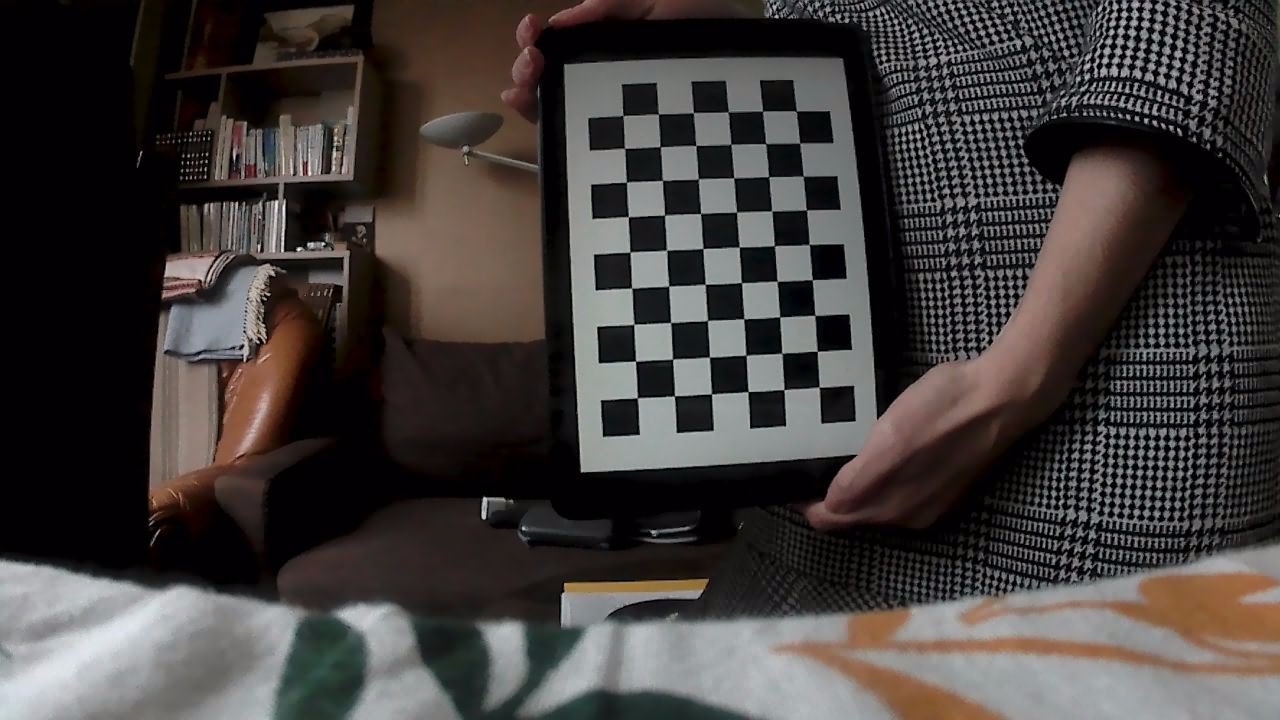
#> input picture images/Photo0.jpg, 1280 x 720 px; its folder holds only this picture in this run
$ python -i Calibration.py   (imports and definitions only)
#> lines starting #> are read from the running program, lines starting #| are printed output that depends on the picture
#> further down, picture is the input picture: shape (720, 1280, 3); mean B, G, R 59.8, 61.3, 66.2
"""Librerie utilizzate di supporto alle funzioni cui sotto :
- OpenCV
- Numpy
- Glob , che permette di gestire file presenti in una medesima
cartella che rispecchiano il medesimo pattern ( nel nome )
    """

import cv2
import numpy as np
import glob


"""Permette di normalizzare l'immagine , riducendo
le differenze di luce presenti all'interno della scacchiera
e rimuovendo parzialmente il problema delle ombre """
def normalization(image):

    hh, ww = image.shape[:2]


    # illumination normalize
    ycrcb = cv2.cvtColor(image, cv2.COLOR_BGR2YCrCb)
#> ycrcb: shape (720, 1280, 3); mean of channels 0, 1, 2 62.6, 130.6, 126.3

    # separate channels
    y, cr, cb = cv2.split(ycrcb)
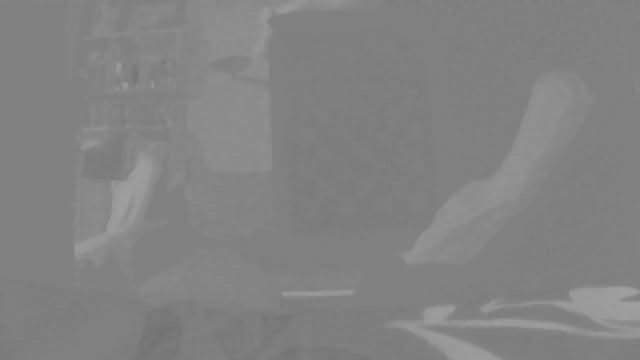
#> cr: shape (720, 1280) (shown at 1/2 size); min 113, max 161, mean 130.6
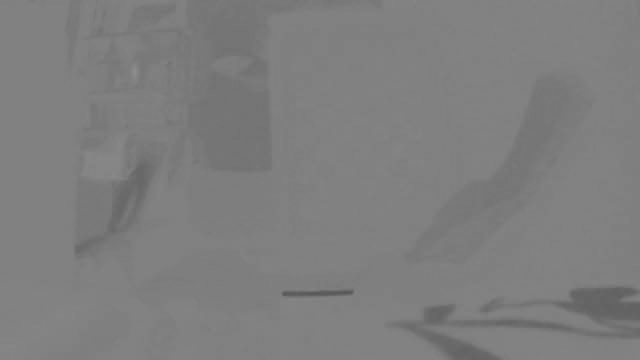
#> cb: shape (720, 1280) (shown at 1/2 size); min 86, max 142, mean 126.3

    # get background which paper says (gaussian blur using standard deviation 5 pixel for 300x300 size image)
    # account for size of input vs 300
    sigma = int(5 * hh / 300)
    gaussian = cv2.GaussianBlur(y, (0, 0), sigma, sigma)
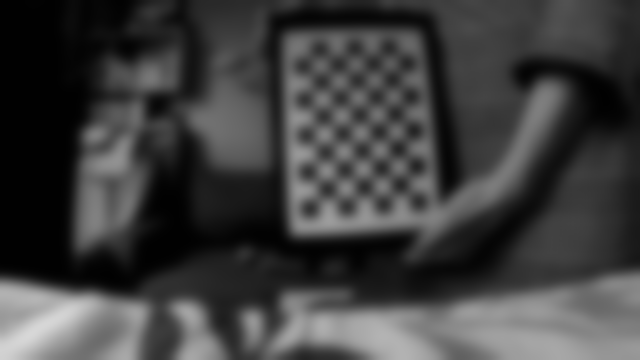
#> gaussian: shape (720, 1280) (shown at 1/2 size); min 1, max 215, mean 62.6

    # subtract background from Y channel
    y = (y - gaussian + 100)

    # merge channels back
    ycrcb = cv2.merge([y, cr, cb])
#> ycrcb: shape (720, 1280, 3); mean of channels 0, 1, 2 100.1, 130.6, 126.3

    # convert to BGR
    output = cv2.cvtColor(ycrcb, cv2.COLOR_YCrCb2BGR)
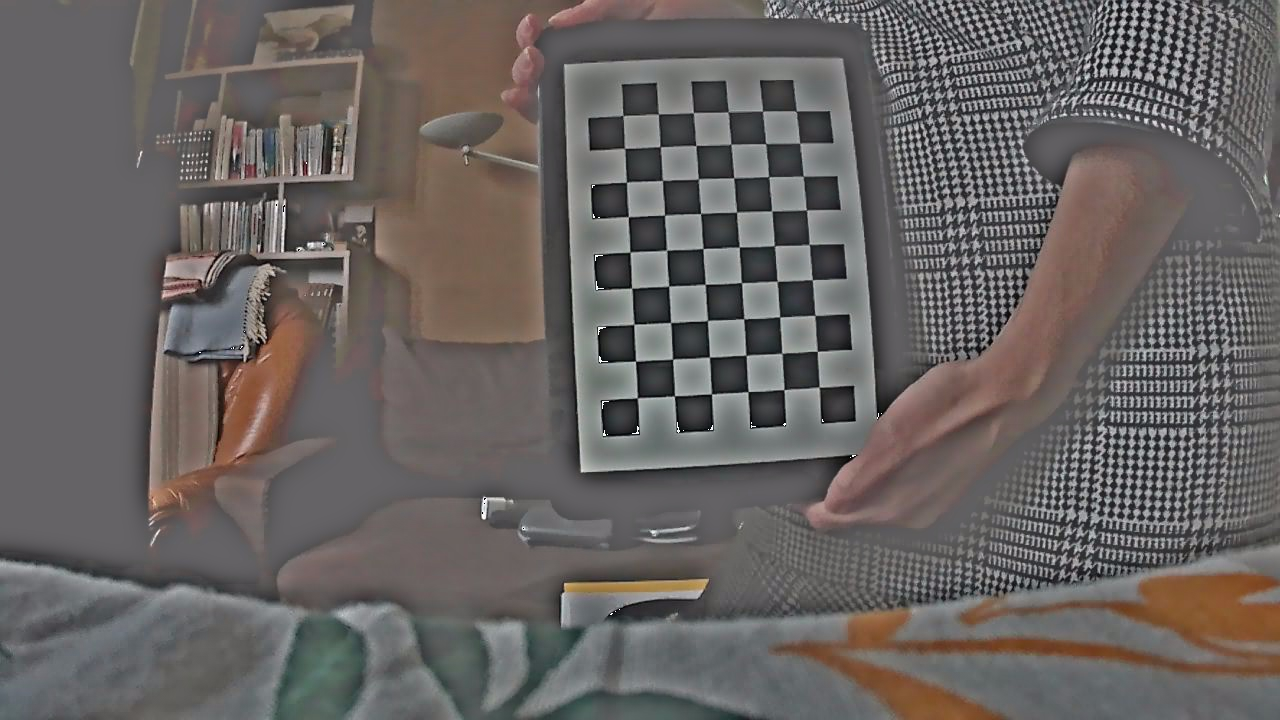
#> output: shape (720, 1280, 3); mean B, G, R 97.2, 98.8, 103.7
    return output


"""Permette di creare un set di immagini utili per la calibrazione
della camera , all'interno della quali dovrà comparire la scacchiera per
la calibrazione """
# [18 lines left out: function save_img_for_calibration, not called in this run]

"""Effettua la calibrazione della camera , restituendo una serie di
parametri utili per rimuovere la distorsione dall'immagine"""
# [48 lines left out: function camera_calibration, not called in this run]


"""Rimuove la distorsione dalla camera """
# [5 lines left out: function undistort, not called in this run]

>>> import cv2
>>> picture = cv2.imread('images/Photo0.jpg')
>>> result = normalization(picture)

$ run again, on images/Photo1.jpg
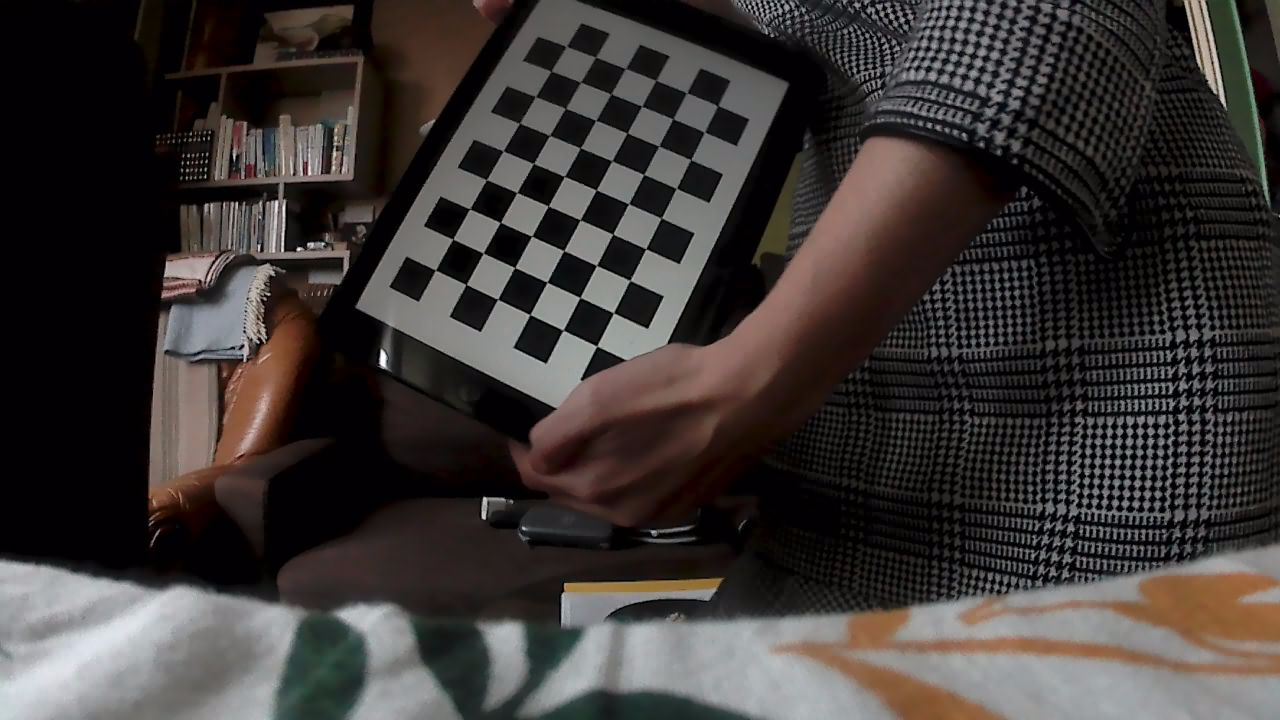
#> input picture images/Photo1.jpg, 1280 x 720 px
#> picture is the input picture: shape (720, 1280, 3); mean B, G, R 53.7, 55.5, 60.6
#> in normalization, `y, cr, cb = cv2.split(ycrcb)`:
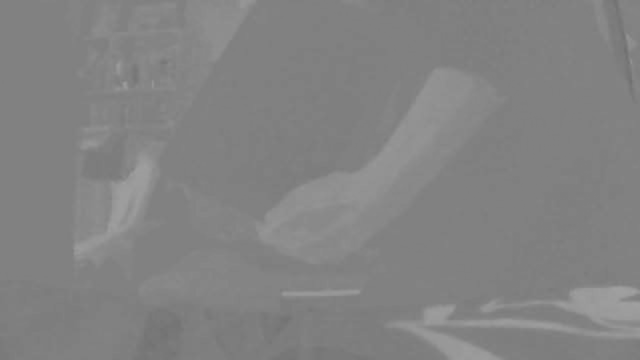
#> cr: shape (720, 1280) (shown at 1/2 size); min 111, max 162, mean 130.8
#> in normalization, `output = cv2.cvtColor(ycrcb, cv2.COLOR_YCrCb2BGR)`:
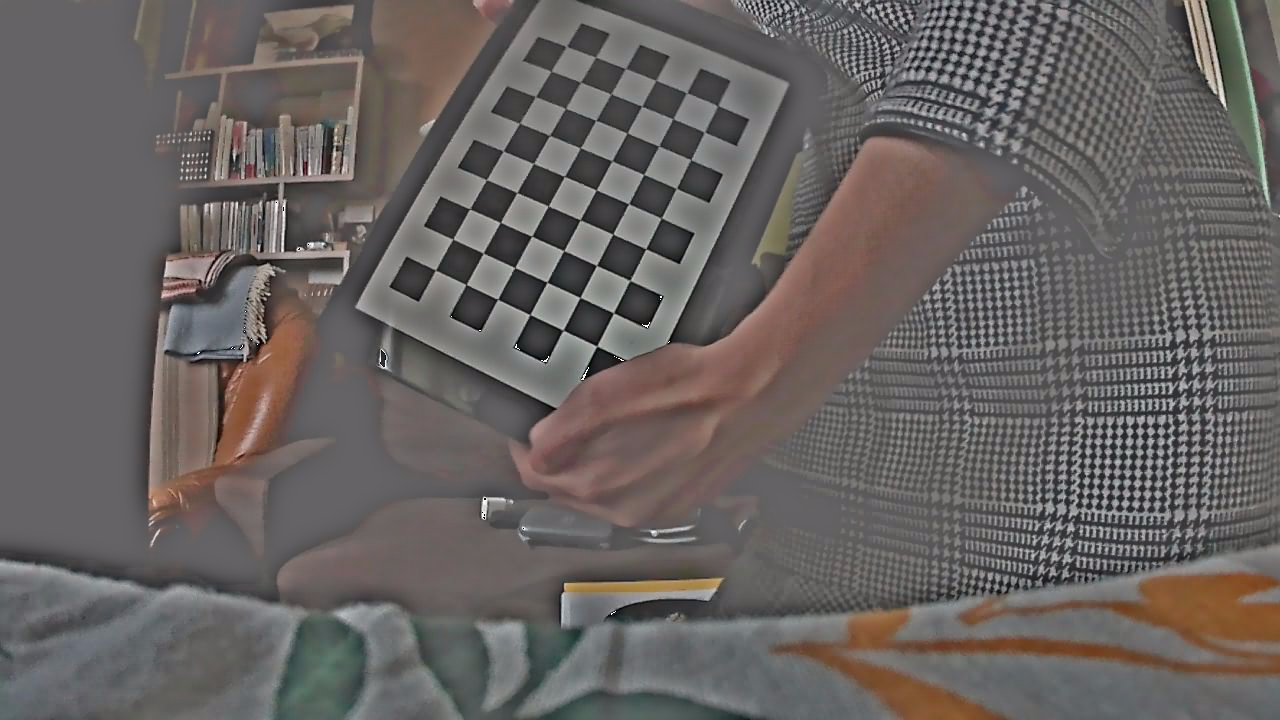
#> output: shape (720, 1280, 3); mean B, G, R 96.9, 98.7, 103.8

$ run again, on images/Photo10.jpg
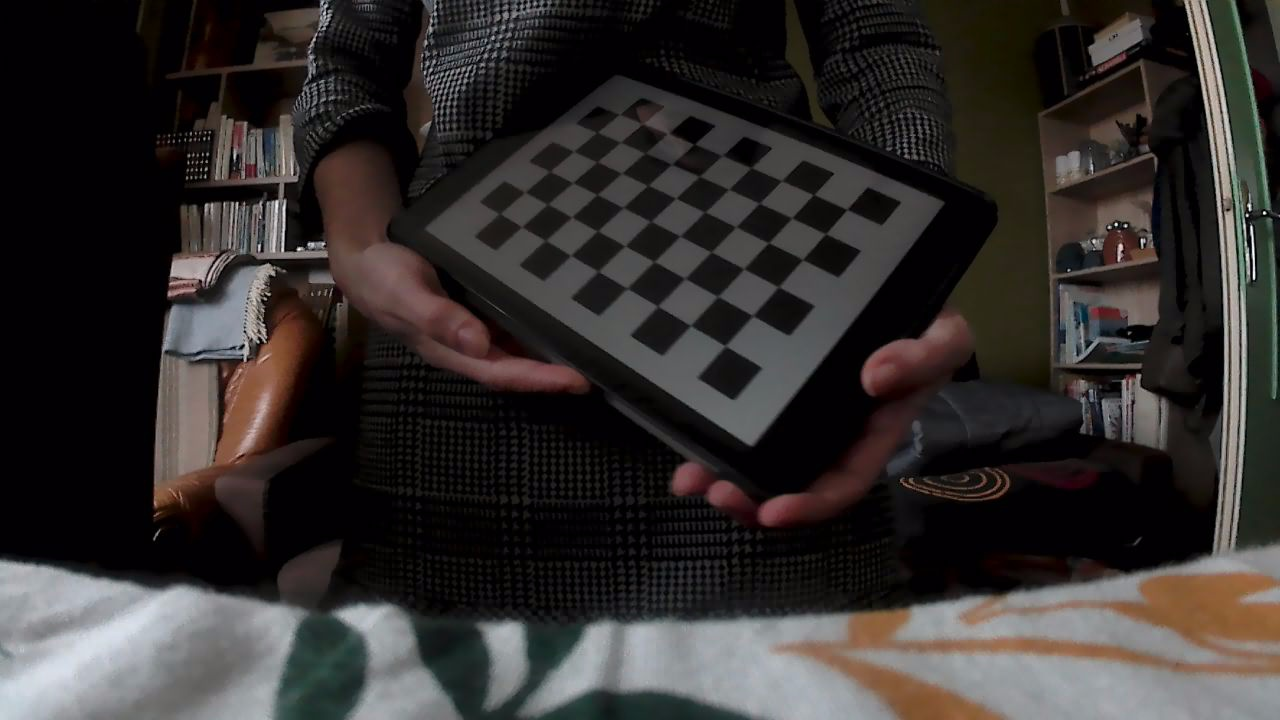
#> input picture images/Photo10.jpg, 1280 x 720 px
#> picture is the input picture: shape (720, 1280, 3); mean B, G, R 45.7, 47, 50.9
#> in normalization, `y, cr, cb = cv2.split(ycrcb)`:
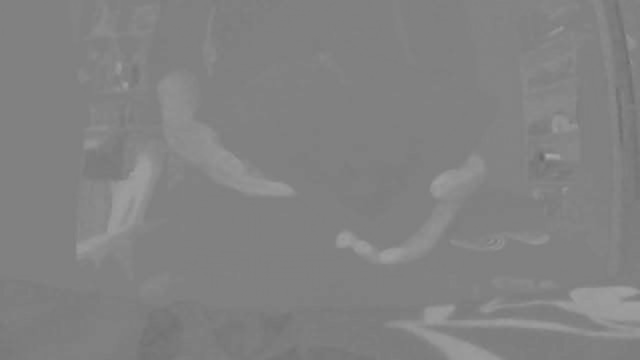
#> cr: shape (720, 1280) (shown at 1/2 size); min 105, max 171, mean 130.2
#> in normalization, `output = cv2.cvtColor(ycrcb, cv2.COLOR_YCrCb2BGR)`:
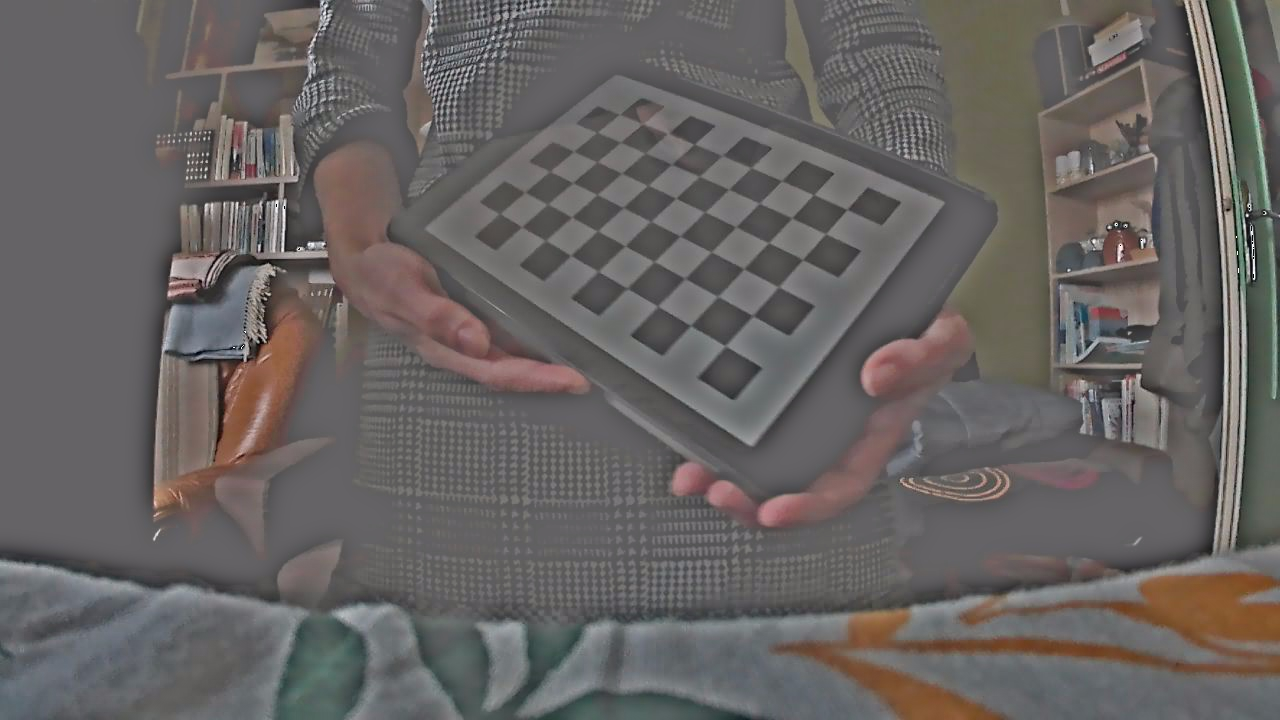
#> output: shape (720, 1280, 3); mean B, G, R 97.6, 98.9, 102.9
